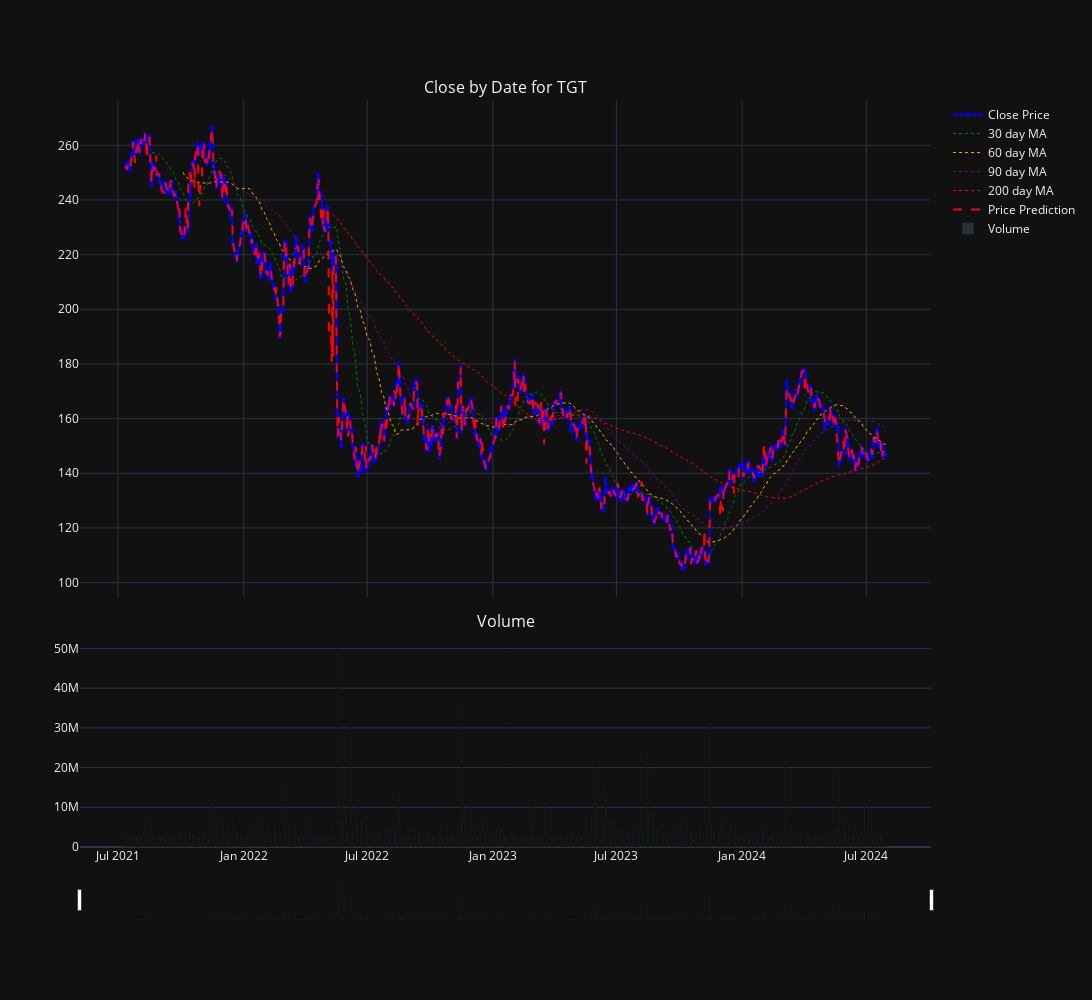

Notebook code for this chart:
### Code cell
plot_predictions(ticker, df)

### Figure 1 — Plotly figure (JSON) as saved in the notebook; plotly's stock layout.template omitted (floating-point values rounded to 4 significant figures; data arrays with more than 128 entries replaced by an {"elided": "..."} marker saying what was removed)
{"data": [{"line": {"color": "blue", "width": 2}, "marker": {"color": "blue", "size": 4}, "mode": "lines+markers", "name": "Close Price", "type": "scatter", "x": {"elided": "767 str values"}, "xaxis": "x", "y": {"elided": "767 float values"}, "yaxis": "y"}, {"line": {"color": "green", "dash": "dot", "width": 1}, "mode": "lines", "name": "30 day MA", "type": "scatter", "x": {"elided": "767 str values"}, "xaxis": "x", "y": {"elided": "767 float values"}, "yaxis": "y"}, {"line": {"color": "orange", "dash": "dot", "width": 1}, "mode": "lines", "name": "60 day MA", "type": "scatter", "x": {"elided": "767 str values"}, "xaxis": "x", "y": {"elided": "767 float values"}, "yaxis": "y"}, {"line": {"color": "purple", "dash": "dot", "width": 1}, "mode": "lines", "name": "90 day MA", "type": "scatter", "x": {"elided": "767 str values"}, "xaxis": "x", "y": {"elided": "767 float values"}, "yaxis": "y"}, {"line": {"color": "red", "dash": "dot", "width": 1}, "mode": "lines", "name": "200 day MA", "type": "scatter", "x": {"elided": "767 str values"}, "xaxis": "x", "y": {"elided": "767 float values"}, "yaxis": "y"}, {"line": {"color": "red", "dash": "dash", "width": 2}, "mode": "lines", "name": "Price Prediction", "type": "scatter", "x": {"elided": "767 str values"}, "xaxis": "x", "y": {"elided": "767 float values"}, "yaxis": "y"}, {"marker": {"color": "rgba(58, 71, 80, 0.6)"}, "name": "Volume", "type": "bar", "x": {"elided": "767 str values"}, "xaxis": "x2", "y": {"elided": "767 int values"}, "yaxis": "y2"}], "layout": {"annotations": [{"font": {"size": 16}, "showarrow": false, "text": "Close by Date for TGT", "x": 0.5, "xanchor": "center", "xref": "paper", "y": 1.0, "yanchor": "bottom", "yref": "paper"}, {"font": {"size": 16}, "showarrow": false, "text": "Volume", "x": 0.5, "xanchor": "center", "xref": "paper", "y": 0.285, "yanchor": "bottom", "yref": "paper"}], "height": 1000, "showlegend": true, "title": {"x": 0.5}, "width": 1400, "xaxis": {"anchor": "y", "domain": [0, 1], "matches": "x2", "rangeslider": {"visible": false}, "showticklabels": false}, "xaxis2": {"anchor": "y2", "domain": [0, 1], "rangeslider": {"thickness": 0.05, "visible": true}}, "yaxis": {"anchor": "x", "domain": [0.335, 1.0]}, "yaxis2": {"anchor": "x2", "domain": [0, 0.285]}}}
